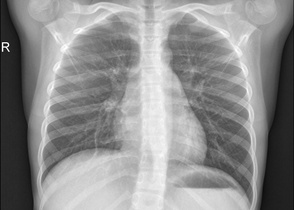
#> input picture data/input/x-ray-1.jpg, 294 x 210 px, shrunk from 2111 x 1509 before the run; its folder holds only this picture in this run
$ python main.py data/input/x-ray-1.jpg   (older library calls are emulated)
#> lines starting #> are read from the running program, lines starting #| are printed output that depends on the picture
### src/utils.py
import os
import cv2
import numpy as np
from config import OUTPUT_DIR

def load_image(file_path: str, grayscale: bool = True) -> np.ndarray:
    """
    Loads an image from the specified file path

    Args:
        file_path (str): The path of the image file.
        grayscale (bool): If True, loads the image as grayscale
                          If false, loads it in color.

    Returns:
        np.ndarray: The loaded image as a numpy array

    Raises:
        FileNotFoundError: If the file does not exist
        IOError: If the image cannot be loaded
    """
#> called with file_path = 'data/input/x-ray-1.jpg', grayscale = True

    if not os.path.exists(file_path):
        raise FileNotFoundError(f"No file found at {file_path}")

    mode = cv2.IMREAD_GRAYSCALE if grayscale else cv2.IMREAD_COLOR
    image = cv2.imread(file_path, mode)
#> image is the input picture: shape (210, 294); min 7, max 255, mean 142.4
#| Image loaded successfully. Dimensions: (210, 294)

    if image is None:
        raise IOError(f"Failed to load image from {file_path}. It may be corrupted or not supported")

    return image

def save_image(image: np.ndarray, file_name: str, output_dir: str = OUTPUT_DIR) -> bool:
    """
    Saves a numpy array as an image file

    Args:
        image (np.ndarray): The image to save
        file_name (str): The name of the output file
        output_dir (str): The directory to save the image in

    Returns:
        bool: True if saving is successful, False otherwise
    """
    try:
        output_path = os.path.join(output_dir, file_name)
        cv2.imwrite(output_path, image)
        print(f"Image saved successfully to {output_path}")

        return True
    except Exception as e:
        print(f"Error saving image to {os.path.join(output_dir, file_name)}: {e}")
        return False

def ensure_grayscale(image: np.ndarray) -> np.ndarray:
    """
    Ensure that an image is grayscale

    Args:
        image (np.ndarray): The input image

    Return:
        np.ndarray: The grayscale image
    """
    validate_image(image)

    if len(image.shape) == 3 and image.shape[2] == 3:
        return cv2.cvtColor(image, cv2.COLOR_BGR2GRAY)
    elif len(image.shape) == 3 and image.shape[2] == 4:
        return cv2.cvtColor(image, cv2.COLOR_BGR2GRAY)
    return image

def validate_image(image: np.ndarray):
    """
    Validate the image whether it is a valid numpy array

    Args:
        image (np.ndarray): The image to validate

    Raises:
        ValueError: If the image is not valid numpy array or none or has zero dimensions.
    """

    if image is None or image.size == 0:
        raise ValueError(f"Input image cannot be empty")
    if not isinstance(image, np.ndarray):
        raise ValueError(f"Input image must be valid numpy array")

### src/ghe.py
import numpy as np
import os

from .utils import validate_image, ensure_grayscale
from config import HISTOGRAM_SIZE, HISTOGRAM_RANGE
# from .visualize import plot_histogram

def global_histogram_equalization(image: np.ndarray) -> np.ndarray:
    """
    Applies Global Histogram Equalization (GHE) to a grayscale image.

    What it does: enhances the contrast of an image by redistributing its pixel intensities.
    The core idea is to create a new image where the cumulative distribution (CDF) is linear,
    effectively spreading out the most frequent intensity values.

    Args:
        image (np.ndarray): The input image as a numpy array. Can be color or grayscale.
                            If it is color will be converted to grayscale

    Returns:
        np.ndarray: The contrast-enhanced, 8-bit grayscale image.

    Raises:
        ValueError: If the input image is empty or invalid.
    """

    validate_image(image)
    gray_image = ensure_grayscale(image)

    # Handle edge case: image with uniform intensity (eg., all black or white)
    if np.all(gray_image == gray_image[0, 0]):
        return gray_image.copy()

    # Histogram computation
    # Calculating frequency of each intensity level (0-255)
    hist, _ = np.histogram(gray_image.flatten(), bins = HISTOGRAM_SIZE, range = HISTOGRAM_RANGE)
#> hist = 256 values, max 668 at index 40, min 0 at index 0, mean 241.2
    # CDF calculation (computing the cumulative sum of histogram)
    cdf = hist.cumsum()
#> cdf = 256 values from 0 to 61740
    # CDF Normalization
    # Finding the minimum non-zero value in the CDF for normalization
    cdf_m = np.ma.masked_equal(cdf, 0)
    cdf_m = (cdf_m - cdf_m.min()) * 255 / (cdf_m.max() - cdf_m.min())
    # Fill the masked values with 0
    cdf_normalized = np.ma.filled(cdf_m, 0).astype('uint8')
#> cdf_normalized = 256 values from 0 to 255
    # Apply transformation (using the normalized CDF as a lookup table to map pixel values)
    enhanced_image = cdf_normalized[gray_image]
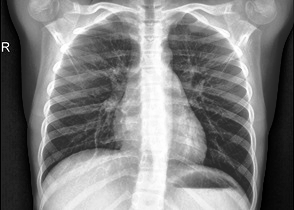
#> enhanced_image: shape (210, 294); min 0, max 255, mean 127.7

    return enhanced_image

class GHE:
    """
    Class to perform Global Histogram Equalization (GHE) with iterative clip limit adjustment.
    """
    def __init__(self):
        pass

    # [11 lines left out: function apply, not called in this run]

# [18 lines that do not run on import are left out]
    # plot_histogram(image, enhanced_image, PLOT_DIR, save_file_name)

### src/clahe.py
import cv2
import numpy as np
import os

from .utils import validate_image, ensure_grayscale
from config import CLAHE_CLIP_LIMIT, CLAHE_TILE_SIZE
# from .visualize import plot_histogram

def apply_clahe(
        image: np.ndarray,
        clip_limit: float = CLAHE_CLIP_LIMIT,
        tile_grid_size: tuple = CLAHE_TILE_SIZE
    ) -> np.ndarray:
    """
    Applies Contrast Limited Adaptive Histogram Equalization (CLAHE) implementation.
    It enhances local contrast by performing histogram equalization over contextual regions (tiles) of the image

    Args:
        image (np.ndarray): The input grayscale image
        clip_limit (float): Threshold for contrast limiting
        tile_grid_size (tuple): Size of grid for histogram equalization. Input image will be divided into
                                equally sized rectangular tiles

    Returns:
        np.ndarray: The CLAHE-enhanced 8-bit grayscale image.

    Raises:
        ValueError: If the input image is invalid.
    """

    validate_image(image)
    gray_image = ensure_grayscale(image)

    # OpenCV CLAHE requires uint8 input.
    if gray_image.dtype != np.uint8:
        # assuming float image
        if gray_image.max() <= 1.0:
            gray_image = (gray_image * 255).astype(np.uint8)
        else:
            # just convert to uint8 if any other type
            gray_image = gray_image.astype(np.uint8)

    # handle cases where image is smaller than tile size
    img_h, img_w = gray_image.shape
    tile_h, tile_w = tile_grid_size
    if img_h < tile_h or img_w < tile_w:
        print(f"Warning: Image size ({img_h}x{img_w}) is smaller than tile size ({tile_h}x{tile_w}). CLAHE not applied.")
        return gray_image

    try:
        clahe_obj = cv2.createCLAHE(clipLimit = clip_limit, tileGridSize = tile_grid_size)
        enhanced_image = clahe_obj.apply(gray_image)

        return enhanced_image
    except cv2.error as e:
        print(f"An OpenCV error occurred during CLAHE application: {e}")
        return gray_image

class CLAHE:
    """
    A class-based implementation of CLAHE for more structured use.
    Allows setting parameters and then applying the enhancement.
    """
    # [28 lines left out: functions __init__, apply, not called in this run]

# sample test
# [18 lines that do not run on import are left out]
    # plot_histogram(image, enhanced_image, PLOT_DIR, save_file_name)

### src/gclahe.py
import numpy as np
import os

from .utils import validate_image, ensure_grayscale
from config import (
    G_CLAHE_INITIAL_CLIP_LIMIT,
    G_CLAHE_INCREMENT,
    G_CLAHE_MAX_ITERATIONS,
    G_CLAHE_TILE_SIZE,
)
from .ghe import global_histogram_equalization
from .clahe import apply_clahe
from .metrics import compute_similarity
# from .visualize import plot_histogram


class GCLAHE:
    """
    Class to perform Global Contrast Limited Adaptive Histogram Equalization (G-CLAHE)
    with iterative clip limit adjustment.
    """

    def __init__(
        self,
        initial_clip_limit: float = G_CLAHE_INITIAL_CLIP_LIMIT,
        tile_size: tuple = G_CLAHE_TILE_SIZE,
        increment: float = G_CLAHE_INCREMENT,
        max_iterations: int = G_CLAHE_MAX_ITERATIONS,
        similarity_metric: str = "ssim",
    ):
        """
        Initialize the G-CLAHE processor.

        Args:
            initial_clip_limit (float): Starting clip limit for CLAHE.
            tile_size (tuple): Size of the tiles for CLAHE.
            increment (float): Step size to increase the clip limit per iteration.
            max_iterations (int): Maximum iterations for the optimization loop.
            similarity_metric (str): Similarity metric for convergence check.
                                     Options: "ssim", "mse", "psnr".
        """
        self.initial_clip_limit = initial_clip_limit
        self.tile_size = tile_size
        self.increment = increment
        self.max_iterations = max_iterations
        self.similarity_metric = similarity_metric.lower()

        # Determine if higher or lower metric score is better
        self.higher_is_better = self.similarity_metric in ["ssim", "psnr"]

    def apply(self, image: np.ndarray) -> tuple[np.ndarray, dict]:
        """
        Apply the G-CLAHE algorithm to an image.

        Args:
            image (np.ndarray): Input image array.

        Returns:
            tuple[np.ndarray, dict]: Enhanced image and process metadata.
        """
        # Preprocess input image
        validate_image(image)
        original_image = ensure_grayscale(image)

        # Compute Global Enhanced Image (GEI) as the reference
        gei = global_histogram_equalization(original_image)

        # Initialize variables
        current_clip_limit = self.initial_clip_limit
        best_similarity = -np.inf if self.higher_is_better else np.inf
        best_enhanced_image = original_image.copy()
        lei = original_image.copy()  # First LEI

        history = {"similarity": [], "clip_limit": []}

        # Iterative optimization
        for i in range(self.max_iterations):
            # Apply CLAHE
            current_lei = apply_clahe(
                lei, clip_limit=current_clip_limit, tile_grid_size=self.tile_size
            )

            # Apply GHE for comparison
            ghe_lei = global_histogram_equalization(current_lei)

            # Compute similarity
            current_similarity = compute_similarity(
                ghe_lei, gei, metric=self.similarity_metric
            )

            history["similarity"].append(current_similarity)
            history["clip_limit"].append(current_clip_limit)

            # Convergence check
            converged = False
            if self.higher_is_better:
                if current_similarity > best_similarity:
                    best_similarity = current_similarity
                    best_enhanced_image = current_lei
                    lei = current_lei
                else:
                    converged = True
            else:
                if current_similarity < best_similarity:
                    best_similarity = current_similarity
                    best_enhanced_image = current_lei
                    lei = current_lei
                else:
                    converged = True

            if converged:
                print(f"Convergence reached at iteration {i+1}. Similarity stopped improving.")
                break

            current_clip_limit += self.increment
        else:
            print(f"Max iterations ({self.max_iterations}) reached.")
#> this loop made 2 passes
#> pass 1, in apply_clahe, `enhanced_image = clahe_obj.apply(gray_image)`:
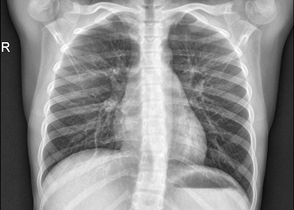
#> enhanced_image: shape (210, 294); min 5, max 255, mean 140.6
#> pass 1, in global_histogram_equalization (call 2), `enhanced_image = cdf_normalized[gray_image]`:
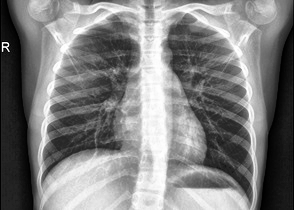
#> enhanced_image: shape (210, 294); min 0, max 255, mean 127.6
#> after the loop, best_similarity = 0.966; current_clip_limit = 2

        # Prepare metadata
        metadata = {
            "best_clip_limit": (
                history["clip_limit"][np.argmax(history["similarity"])]
                if self.higher_is_better
                else history["clip_limit"][np.argmin(history["similarity"])]
            ),
            "best_similarity": best_similarity,
            "iterations": len(history["clip_limit"]),
            "similarity_history": history["similarity"],
            "clip_limit_history": history["clip_limit"],
            "similarity_metric": self.similarity_metric,
        }
#> metadata = {'best_clip_limit': 1, 'best_similarity': 0.966, 'iterations': 2, 'similarity_history': [0.966, 0.77], 'clip_limit_history': [1, 2], 'similarity_metric': 'ssim'}
#> (the rest of the program and of its run is left out)
